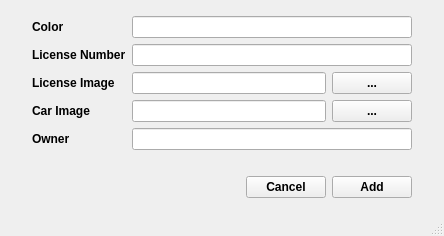
<?xml version="1.0" encoding="UTF-8"?>
<ui version="4.0">
 <class>AddCar</class>
 <widget class="QMainWindow" name="AddCar">
  <property name="geometry">
   <rect>
    <x>0</x>
    <y>0</y>
    <width>444</width>
    <height>236</height>
   </rect>
  </property>
  <property name="windowTitle">
   <string>Add Car</string>
  </property>
  <widget class="QWidget" name="centralwidget">
   <layout class="QVBoxLayout" name="verticalLayout">
    <property name="leftMargin">
     <number>32</number>
    </property>
    <property name="topMargin">
     <number>16</number>
    </property>
    <property name="rightMargin">
     <number>32</number>
    </property>
    <property name="bottomMargin">
     <number>16</number>
    </property>
    <item>
     <layout class="QFormLayout" name="formLayout">
      <item row="0" column="0">
       <widget class="QLabel" name="label_2">
        <property name="font">
         <font>
          <family>Segoe UI</family>
          <weight>75</weight>
          <bold>true</bold>
         </font>
        </property>
        <property name="text">
         <string>Color</string>
        </property>
       </widget>
      </item>
      <item row="0" column="1">
       <widget class="QLineEdit" name="color">
        <property name="font">
         <font>
          <family>Segoe UI</family>
          <weight>75</weight>
          <bold>true</bold>
         </font>
        </property>
       </widget>
      </item>
      <item row="1" column="0">
       <widget class="QLabel" name="label_3">
        <property name="font">
         <font>
          <family>Segoe UI</family>
          <weight>75</weight>
          <bold>true</bold>
         </font>
        </property>
        <property name="text">
         <string>License Number</string>
        </property>
       </widget>
      </item>
      <item row="1" column="1">
       <widget class="QLineEdit" name="license_num">
        <property name="font">
         <font>
          <family>Segoe UI</family>
          <weight>75</weight>
          <bold>true</bold>
         </font>
        </property>
       </widget>
      </item>
      <item row="2" column="0">
       <widget class="QLabel" name="label_4">
        <property name="font">
         <font>
          <family>Segoe UI</family>
          <weight>75</weight>
          <bold>true</bold>
         </font>
        </property>
        <property name="text">
         <string>License Image</string>
        </property>
       </widget>
      </item>
      <item row="2" column="1">
       <layout class="QHBoxLayout" name="horizontalLayout" stretch="0,0">
        <item>
         <widget class="QLineEdit" name="license_img">
          <property name="font">
           <font>
            <family>Segoe UI</family>
            <weight>75</weight>
            <bold>true</bold>
           </font>
          </property>
         </widget>
        </item>
        <item>
         <widget class="QPushButton" name="license_browse">
          <property name="font">
           <font>
            <family>Segoe UI</family>
            <weight>75</weight>
            <bold>true</bold>
           </font>
          </property>
          <property name="text">
           <string>...</string>
          </property>
         </widget>
        </item>
       </layout>
      </item>
      <item row="3" column="0">
       <widget class="QLabel" name="label_5">
        <property name="font">
         <font>
          <family>Segoe UI</family>
          <weight>75</weight>
          <bold>true</bold>
         </font>
        </property>
        <property name="text">
         <string>Car Image</string>
        </property>
       </widget>
      </item>
      <item row="3" column="1">
       <layout class="QHBoxLayout" name="horizontalLayout_2" stretch="1,0">
        <item>
         <widget class="QLineEdit" name="car_img">
          <property name="font">
           <font>
            <family>Segoe UI</family>
            <weight>75</weight>
            <bold>true</bold>
           </font>
          </property>
         </widget>
        </item>
        <item>
         <widget class="QPushButton" name="car_browse">
          <property name="font">
           <font>
            <family>Segoe UI</family>
            <weight>75</weight>
            <bold>true</bold>
           </font>
          </property>
          <property name="text">
           <string>...</string>
          </property>
         </widget>
        </item>
       </layout>
      </item>
      <item row="4" column="0">
       <widget class="QLabel" name="label_7">
        <property name="font">
         <font>
          <family>Segoe UI</family>
          <weight>75</weight>
          <bold>true</bold>
         </font>
        </property>
        <property name="text">
         <string>Owner</string>
        </property>
       </widget>
      </item>
      <item row="4" column="1">
       <widget class="QLineEdit" name="owner">
        <property name="font">
         <font>
          <family>Segoe UI</family>
          <weight>75</weight>
          <bold>true</bold>
         </font>
        </property>
       </widget>
      </item>
     </layout>
    </item>
    <item>
     <layout class="QHBoxLayout" name="horizontalLayout_3">
      <item>
       <spacer name="horizontalSpacer">
        <property name="font">
         <font>
          <family>Segoe UI</family>
          <weight>75</weight>
          <bold>true</bold>
         </font>
        </property>
        <property name="orientation">
         <enum>Qt::Horizontal</enum>
        </property>
        <property name="sizeHint" stdset="0">
         <size>
          <width>40</width>
          <height>20</height>
         </size>
        </property>
       </spacer>
      </item>
      <item>
       <widget class="QPushButton" name="cancel">
        <property name="font">
         <font>
          <family>Segoe UI</family>
          <weight>75</weight>
          <bold>true</bold>
         </font>
        </property>
        <property name="text">
         <string>Cancel</string>
        </property>
       </widget>
      </item>
      <item>
       <widget class="QPushButton" name="add">
        <property name="font">
         <font>
          <family>Segoe UI</family>
          <weight>75</weight>
          <bold>true</bold>
         </font>
        </property>
        <property name="text">
         <string>Add</string>
        </property>
       </widget>
      </item>
     </layout>
    </item>
   </layout>
  </widget>
  <widget class="QStatusBar" name="statusbar"/>
 </widget>
 <resources/>
 <connections/>
</ui>
